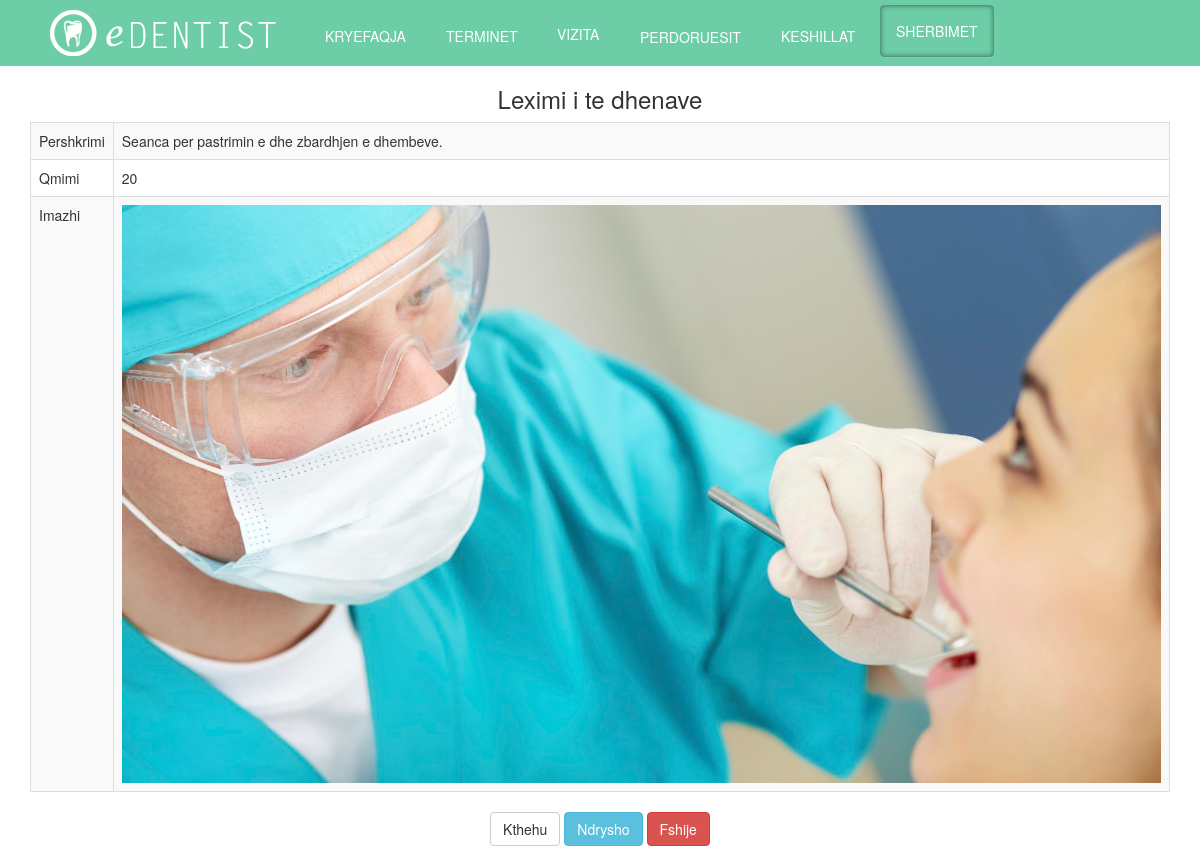
The app's page /admin/CRUDsh/read.php?id=1 (signed in) with its own data.
### tables this page shows
CREATE TABLE `services` (
  `id` int(11) NOT NULL,
  `photo` varchar(100) NOT NULL,
  `description` varchar(100) NOT NULL,
  `price` varchar(100) NOT NULL
);

### admin/CRUDsh/read.php (the view, shortened to what this page needs)
<?php
if(!isset($_SESSION['logged_in']))
 {
     $message = "Nuk keni akses.";
     echo "<script type='text/javascript'>alert('$message');</script>" ;
      header("refresh:0 url=../index.php");
 }
 else if($_SESSION['mof'] == 0)
 {
      $message = "Nuk keni akses.";
     echo "<script type='text/javascript'>alert('$message');</script>" ;
      header("refresh:0 url=../index.php");
 }
 else{
$Tpershkrimi =null;
$Tqmimi =null;
$Timazhi = null;
 $id= null;
    if ( !empty($_GET['id'])) {
        $id = $_REQUEST['id'];
    }
    if ( null==$id ) {
       $message = "Te dhenat nuk u gjeten.";
                        echo "<script type='text/javascript'>alert('$message');</script>" ;
        header("refresh:0 url=../index.php");
    } else {
   $selektimi = "SELECT * FROM services WHERE id='".$id."' ";
		$result = mysql_query($selektimi) or die ('invalid query:'. mysql_error());
                       while($row = mysql_fetch_array($result))
		{
			list( $id, $photo,  $description, $price )=$row;
                       $Tpershkrimi = $description;
                        $Tqmimi =$price;
                      $Timazhi = $photo;
                }
    }
?>
<!DOCTYPE html>
<html>
    <head>
	<link rel="stylesheet" type="text/css" href="../../css/mystyle.css">
	<link rel="stylesheet" type="text/css" href="../../css/hover.css">
    <link href="../../css/bootstrap.min.css" rel="stylesheet">
     <link rel="stylesheet" href="//code.jquery.com/ui/1.12.1/themes/base/jquery-ui.css">
    </head>
    <body>
    <div class = "navbar navbar-inverse navbar-fixed-top" id="header" >
        <div class = "container">
            <div class="collapse navbar-collapse" id="navbar-collapse">
                <ul class ="nav navbar-nav">
                    <li><a href="../index.php" id="logo"></a></li>
                    <li><a href="../index.php" class="hvr-underline-from-left" id="links">KRYEFAQJA</a></li>
                    <li><a href="../?admin=terminet" class="hvr-underline-from-left"id="links"> TERMINET</a></li>
                     <li><a href="../?admin=vizita" class="hvr-underline-from-left"id="links">VIZITA </a></li>
                    <li><a href="../?admin=userat" class="hvr-underline-from-left"id="links">PERDORUESIT </a></li>
                    <li><a href="../?admin=keshillat" class="hvr-underline-from-left"id="links">KESHILLAT </a></li>
                    <li><a href="../?admin=sherbimet" class="hvr-underline-from-left" id="active">SHERBIMET</a></li>
                 </ul>
             </div>
        </div>
    </div>
    <div class ="container" id="content" align="center">
                <div class="span10 offset1">
                    <div class="row">
                        <h3>Leximi i te dhenave</h3>
                    </div>
                         <table class="table table-striped table-bordered">
        <tbody>
            <tr>
                <td>Pershkrimi</td>
                <td><?php echo $Tpershkrimi ?></td>
            </tr>
            <tr>
                <td>Qmimi</td>
                <td><?php echo $Tqmimi?></td>
            </tr>
            <tr>
                <td>Imazhi</td>
                <td><img class="img-responsive" src="../../<?php echo  $Timazhi ?>" ></td>
            </tr>
        </tbody>
    </table>
                     <div class='row'>
                            <a href="../?admin=sherbimet" class="btn btn-default">Kthehu</a>
                            <a class="btn btn-info   "href="update.php?id=<?php echo $id ?>">Ndrysho</a>
                        <a class="btn btn-danger" href="delete.php?id=<?php echo $id ?>" >Fshije</a></td>
                </div>
                    </div>
                </div>
  </body>
 <?php }

### css/mystyle.css (style rules this page uses)
html { margin: 0px; }
#header { margin: 0px; }
body { color: #666666; margin : 0px; font-family:"Letter Gothic Bold", Letter Gothic, sans-serif; background-color: #CCCCCC; }
#header #links, #links:hover { color:#FFFFFF; background-color:#6ccda6; margin-left: 10px; }
#logo { position: relative; display: inline; background-image: url("../images/logo.png"); width: 250px; height: 60px; float: left; padding: 0px; margin:0px 0px 0px 20px; }
#links { margin:5% 0px 0px 10%; }
#header #active { background: none; box-shadow: inset 0 0 5px rgba(0,0,0, 0.4), rgba(255,255,255,0.1) 0 1px 0; border-radius: 4px; border: 1px solid rgba(0,0,0,0.25); color: #fff; margin-left: 10px; }

### records on screen
services: description "Seanca per pastrimin e dhe zbardhjen e dhembeve.", price "20", photo (picture)
